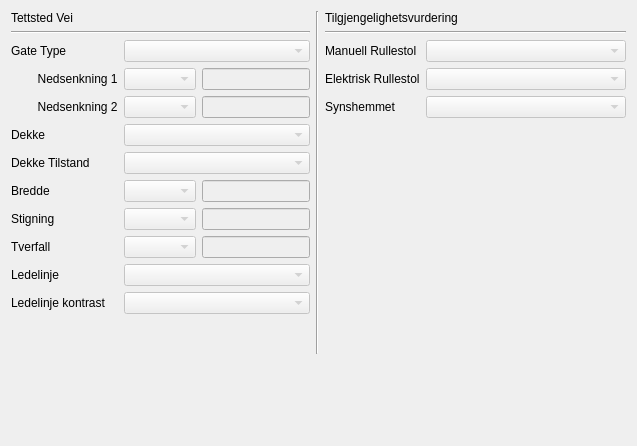
               <widget class="QWidget" name="tab">
                <attribute name="title">
                 <string>Vei</string>
                </attribute>
                <layout class="QVBoxLayout" name="verticalLayout_13">
                 <item>
                  <layout class="QHBoxLayout" name="horizontalLayout_44">
                   <item>
                    <layout class="QVBoxLayout" name="verticalLayout_4">
                     <item>
                      <widget class="QLabel" name="label_9">
                       <property name="text">
                        <string>Tettsted Vei</string>
                       </property>
                      </widget>
                     </item>
                     <item>
                      <widget class="Line" name="line_5">
                       <property name="orientation">
                        <enum>Qt::Horizontal</enum>
                       </property>
                      </widget>
                     </item>
                     <item>
                      <layout class="QFormLayout" name="formLayout_4">
                       <item row="0" column="0">
                        <widget class="QLabel" name="label_49">
                         <property name="text">
                          <string>Gate Type</string>
                         </property>
                        </widget>
                       </item>
                       <item row="0" column="1">
                        <widget class="QComboBox" name="comboBox_gatetype">
                         <property name="enabled">
                          <bool>false</bool>
                         </property>
                        </widget>
                       </item>
                       <item row="1" column="0">
                        <widget class="QLabel" name="label_nedsenkning1">
                         <property name="text">
                          <string>        Nedsenkning 1</string>
                         </property>
                        </widget>
                       </item>
                       <item row="1" column="1">
                        <layout class="QHBoxLayout" name="horizontalLayout_21">
                         <item>
                          <widget class="QComboBox" name="comboBox_nedsenkning1">
                           <property name="enabled">
                            <bool>false</bool>
                           </property>
                          </widget>
                         </item>
                         <item>
                          <widget class="QLineEdit" name="lineEdit_nedsenkning1">
                           <property name="enabled">
                            <bool>false</bool>
                           </property>
                          </widget>
                         </item>
                        </layout>
                       </item>
                       <item row="2" column="0">
                        <widget class="QLabel" name="label_nedsenkning2">
                         <property name="text">
                          <string>        Nedsenkning 2</string>
                         </property>
                        </widget>
                       </item>
                       <item row="2" column="1">
                        <layout class="QHBoxLayout" name="horizontalLayout_22">
                         <item>
                          <widget class="QComboBox" name="comboBox_nedsenkning2">
                           <property name="enabled">
                            <bool>false</bool>
                           </property>
                          </widget>
                         </item>
                         <item>
                          <widget class="QLineEdit" name="lineEdit_nedsenkning2">
                           <property name="enabled">
                            <bool>false</bool>
                           </property>
                          </widget>
                         </item>
                        </layout>
                       </item>
                       <item row="3" column="0">
                        <widget class="QLabel" name="label_50">
                         <property name="text">
                          <string>Dekke</string>
                         </property>
                        </widget>
                       </item>
                       <item row="3" column="1">
                        <widget class="QComboBox" name="comboBox_dekke_vei_tettsted">
                         <property name="enabled">
                          <bool>false</bool>
                         </property>
                        </widget>
                       </item>
                       <item row="4" column="0">
                        <widget class="QLabel" name="label_54">
                         <property name="text">
                          <string>Dekke Tilstand</string>
                         </property>
                        </widget>
                       </item>
                       <item row="4" column="1">
                        <widget class="QComboBox" name="comboBox_dekkeTilstand_vei_tettsted">
                         <property name="enabled">
                          <bool>false</bool>
                         </property>
                        </widget>
                       </item>
                       <item row="5" column="0">
                        <widget class="QLabel" name="label_55">
                         <property name="text">
                          <string>Bredde</string>
                         </property>
                        </widget>
                       </item>
                       <item row="5" column="1">
                        <layout class="QHBoxLayout" name="horizontalLayout_24">
                         <item>
                          <widget class="QComboBox" name="comboBox_bredde">
                           <property name="enabled">
                            <bool>false</bool>
                           </property>
                          </widget>
                         </item>
                         <item>
                          <widget class="QLineEdit" name="lineEdit_bredde">
                           <property name="enabled">
                            <bool>false</bool>
                           </property>
                          </widget>
                         </item>
                        </layout>
                       </item>
                       <item row="6" column="0">
                        <widget class="QLabel" name="label_58">
                         <property name="text">
                          <string>Stigning</string>
                         </property>
                        </widget>
                       </item>
                       <item row="6" column="1">
                        <layout class="QHBoxLayout" name="horizontalLayout_28">
                         <item>
                          <widget class="QComboBox" name="comboBox_stigning">
                           <property name="enabled">
                            <bool>false</bool>
                           </property>
                          </widget>
                         </item>
                         <item>
                          <widget class="QLineEdit" name="lineEdit_stigning">
                           <property name="enabled">
                            <bool>false</bool>
                           </property>
                          </widget>
                         </item>
                        </layout>
                       </item>
                       <item row="7" column="0">
                        <widget class="QLabel" name="label_56">
                         <property name="text">
                          <string>Tverfall</string>
                         </property>
                        </widget>
                       </item>
                       <item row="7" column="1">
                        <layout class="QHBoxLayout" name="horizontalLayout_29">
                         <item>
                          <widget class="QComboBox" name="comboBox_tverfall">
                           <property name="enabled">
                            <bool>false</bool>
                           </property>
                          </widget>
                         </item>
                         <item>
                          <widget class="QLineEdit" name="lineEdit_tverfall">
                           <property name="enabled">
                            <bool>false</bool>
                           </property>
                          </widget>
                         </item>
                        </layout>
                       </item>
                       <item row="8" column="0">
                        <widget class="QLabel" name="label_52">
                         <property name="text">
                          <string>Ledelinje</string>
                         </property>
                        </widget>
                       </item>
                       <item row="8" column="1">
                        <widget class="QComboBox" name="comboBox_ledelinje">
                         <property name="enabled">
                          <bool>false</bool>
                         </property>
                        </widget>
                       </item>
                       <item row="9" column="0">
                        <widget class="QLabel" name="label_8">
                         <property name="text">
                          <string>Ledelinje kontrast</string>
                         </property>
                        </widget>
                       </item>
                       <item row="9" column="1">
                        <widget class="QComboBox" name="comboBox_ledelinjeKontrast">
                         <property name="enabled">
                          <bool>false</bool>
                         </property>
                        </widget>
                       </item>
                      </layout>
                     </item>
                     <item>
                      <spacer name="verticalSpacer_7">
                       <property name="orientation">
                        <enum>Qt::Vertical</enum>
                       </property>
                       <property name="sizeHint" stdset="0">
                        <size>
                         <width>20</width>
                         <height>40</height>
                        </size>
                       </property>
                      </spacer>
                     </item>
                    </layout>
                   </item>
                   <item>
                    <widget class="Line" name="line_14">
                     <property name="orientation">
                      <enum>Qt::Vertical</enum>
                     </property>
                    </widget>
                   </item>
                   <item>
                    <layout class="QVBoxLayout" name="verticalLayout_5">
                     <item>
                      <widget class="QLabel" name="label_10">
                       <property name="text">
                        <string>Tilgjengelighetsvurdering</string>
                       </property>
                       <property name="margin">
                        <number>10</number>
                       </property>
                      </widget>
                     </item>
                     <item>
                      <widget class="Line" name="line_6">
                       <property name="orientation">
                        <enum>Qt::Horizontal</enum>
                       </property>
                      </widget>
                     </item>
                     <item>
                      <layout class="QHBoxLayout" name="horizontalLayout_36">
                       <item>
                        <widget class="QLabel" name="label_61">
                         <property name="text">
                          <string>Manuell Rullestol</string>
                         </property>
                         <property name="margin">
                          <number>10</number>
                         </property>
                        </widget>
                       </item>
                       <item>
                        <widget class="QComboBox" name="comboBox_manuell_rullestol_vei">
                         <property name="enabled">
                          <bool>false</bool>
                         </property>
                         <property name="minimumSize">
                          <size>
                           <width>200</width>
                           <height>0</height>
                          </size>
                         </property>
                        </widget>
                       </item>
                      </layout>
                     </item>
                     <item>
                      <layout class="QHBoxLayout" name="horizontalLayout_17">
                       <item>
                        <widget class="QLabel" name="label_62">
                         <property name="text">
                          <string>Elektrisk Rullestol</string>
                         </property>
                         <property name="margin">
                          <number>10</number>
                         </property>
                        </widget>
                       </item>
                       <item>
                        <widget class="QComboBox" name="comboBox_electrisk_rullestol_vei">
                         <property name="enabled">
                          <bool>false</bool>
                         </property>
                         <property name="minimumSize">
                          <size>
                           <width>200</width>
                           <height>0</height>
                          </size>
                         </property>
                        </widget>
                       </item>
                      </layout>
                     </item>
                     <item>
                      <layout class="QHBoxLayout" name="horizontalLayout_7">
                       <item>
                        <widget class="QLabel" name="label_60">
                         <property name="text">
                          <string>Synshemmet</string>
                         </property>
                         <property name="margin">
                          <number>10</number>
                         </property>
                        </widget>
                       </item>
                       <item>
                        <widget class="QComboBox" name="comboBox_syn_vei">
                         <property name="enabled">
                          <bool>false</bool>
                         </property>
                         <property name="minimumSize">
                          <size>
                           <width>200</width>
                           <height>0</height>
                          </size>
                         </property>
                        </widget>
                       </item>
                      </layout>
                     </item>
                     <item>
                      <spacer name="verticalSpacer_3">
                       <property name="orientation">
                        <enum>Qt::Vertical</enum>
                       </property>
                       <property name="sizeHint" stdset="0">
                        <size>
                         <width>20</width>
                         <height>40</height>
                        </size>
                       </property>
                      </spacer>
                     </item>
                    </layout>
                   </item>
                  </layout>
                 </item>
                 <item>
                  <spacer name="verticalSpacer_28">
                   <property name="orientation">
                    <enum>Qt::Vertical</enum>
                   </property>
                   <property name="sizeHint" stdset="0">
                    <size>
                     <width>20</width>
                     <height>81</height>
                    </size>
                   </property>
                  </spacer>
                 </item>
                </layout>
                <zorder></zorder>
               </widget>
